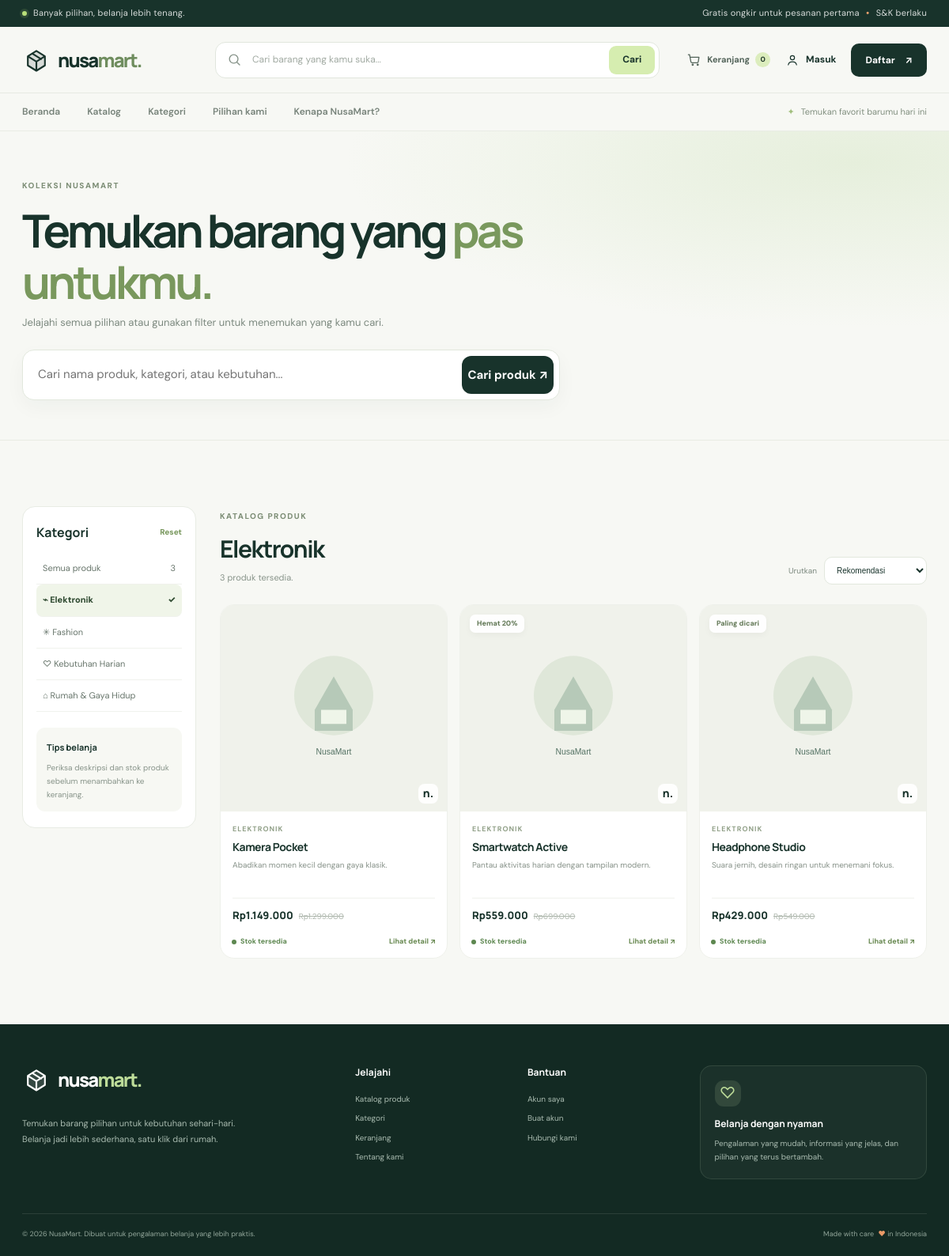
The app's page /katalog.php?category=elektronik with its own data.
### tables this page shows
CREATE TABLE categories (
  id BIGINT UNSIGNED NOT NULL AUTO_INCREMENT,
  name VARCHAR(100) NOT NULL,
  slug VARCHAR(120) NOT NULL,
  icon VARCHAR(20) NOT NULL DEFAULT '✦',
  description VARCHAR(255) DEFAULT NULL,
  is_active TINYINT(1) NOT NULL DEFAULT 1,
  created_at TIMESTAMP NOT NULL DEFAULT CURRENT_TIMESTAMP,
  PRIMARY KEY (id),
  UNIQUE KEY uq_categories_slug (slug),
  UNIQUE KEY uq_categories_name (name)
);

CREATE TABLE products (
  id BIGINT UNSIGNED NOT NULL AUTO_INCREMENT,
  category_id BIGINT UNSIGNED NOT NULL,
  name VARCHAR(180) NOT NULL,
  slug VARCHAR(200) NOT NULL,
  short_description VARCHAR(255) NOT NULL,
  description TEXT DEFAULT NULL,
  price DECIMAL(12,2) NOT NULL,
  sale_price DECIMAL(12,2) DEFAULT NULL,
  stock INT UNSIGNED NOT NULL DEFAULT 0,
  image_url VARCHAR(600) DEFAULT NULL,
  badge VARCHAR(40) DEFAULT NULL,
  is_featured TINYINT(1) NOT NULL DEFAULT 0,
  is_active TINYINT(1) NOT NULL DEFAULT 1,
  created_at TIMESTAMP NOT NULL DEFAULT CURRENT_TIMESTAMP,
  updated_at TIMESTAMP NOT NULL DEFAULT CURRENT_TIMESTAMP ON UPDATE CURRENT_TIMESTAMP,
  PRIMARY KEY (id),
  UNIQUE KEY uq_products_slug (slug),
  KEY idx_products_category_active (category_id, is_active),
  KEY idx_products_featured_active (is_featured, is_active),
  KEY idx_products_name (name),
  CONSTRAINT fk_products_category FOREIGN KEY (category_id) REFERENCES categories (id)
    ON UPDATE CASCADE ON DELETE RESTRICT
);

### includes/functions.php (called while the page is built, shortened)
<?php
function h(mixed $value): string
{
    return htmlspecialchars((string) $value, ENT_QUOTES | ENT_SUBSTITUTE, 'UTF-8');
}
function money_idr(mixed $amount): string
{
    return 'Rp' . number_format((float) $amount, 0, ',', '.');
}
function product_price(array $product): float
{
    if (isset($product['sale_price']) && $product['sale_price'] !== null
        && (float) $product['sale_price'] > 0
        && (float) $product['sale_price'] < (float) $product['price']) {
        return (float) $product['sale_price'];
    }
    return (float) $product['price'];
}

### katalog.php (the view, shortened to what this page needs)
<?php
$q = trim((string) ($_GET['q'] ?? ''));
$categorySlug = trim((string) ($_GET['category'] ?? ''));
$sort = (string) ($_GET['sort'] ?? 'recommended');
$page = max(1, (int) ($_GET['page'] ?? 1));
$perPage = 12;
$categories = [];
$products = [];
$totalProducts = 0;
$dbError = false;
$currentCategory = null;
$sortSql = [
    'recommended' => 'p.is_featured DESC, p.created_at DESC, p.id DESC',
    'newest' => 'p.created_at DESC, p.id DESC',
    'price_asc' => 'current_price ASC, p.name ASC',
    'price_desc' => 'current_price DESC, p.name ASC',
    'name' => 'p.name ASC',
][$sort];
try {
    $pdo = db();
    $categories = $pdo->query('SELECT id, name, slug, icon, description FROM categories WHERE is_active = 1 ORDER BY name')->fetchAll();
    if ($categorySlug !== '') {
        $categoryStmt = $pdo->prepare('SELECT id, name, slug FROM categories WHERE slug = :slug AND is_active = 1 LIMIT 1');
        $categoryStmt->execute(['slug' => $categorySlug]);
        $currentCategory = $categoryStmt->fetch() ?: null;
    }
    $where = ['p.is_active = 1'];
    $params = [];
    if ($categorySlug !== '') {
        if ($currentCategory) {
            $where[] = 'c.slug = :category_slug';
            $params['category_slug'] = $categorySlug;
        } else {
            $where[] = '1 = 0';
        }
    }
    $whereSql = implode(' AND ', $where);
    $countStmt = $pdo->prepare("SELECT COUNT(*) FROM products p INNER JOIN categories c ON c.id = p.category_id WHERE {$whereSql}");
    $countStmt->execute($params);
    $totalProducts = (int) $countStmt->fetchColumn();
    $pages = max(1, (int) ceil($totalProducts / $perPage));
    $page = min($page, $pages);
    $offset = ($page - 1) * $perPage;
    $sql = "SELECT p.id, p.name, p.short_description, p.description, p.price, p.sale_price, p.stock, p.image_url, p.badge, p.is_featured, p.created_at, c.name AS category_name, c.slug AS category_slug, CASE WHEN p.sale_price IS NOT NULL AND p.sale_price > 0 AND p.sale_price < p.price THEN p.sale_price ELSE p.price END AS current_price FROM products p INNER JOIN categories c ON c.id = p.category_id WHERE {$whereSql} ORDER BY {$sortSql} LIMIT :limit OFFSET :offset";
    $stmt = $pdo->prepare($sql);
    foreach ($params as $key => $value) $stmt->bindValue(':' . $key, $value, PDO::PARAM_STR);
    $stmt->bindValue(':limit', $perPage, PDO::PARAM_INT);
    $stmt->bindValue(':offset', $offset, PDO::PARAM_INT);
    $stmt->execute();
    $products = $stmt->fetchAll();
} catch (Throwable $exception) {
    $dbError = true;
    $pages = 1;
    $categories = [];
}
function katalog_url(array $overrides = []): string {
    $values = [
        'q' => trim((string) ($_GET['q'] ?? '')),
        'category' => trim((string) ($_GET['category'] ?? '')),
        'sort' => (string) ($_GET['sort'] ?? 'recommended'),
        'page' => max(1, (int) ($_GET['page'] ?? 1)),
    ];
    foreach ($overrides as $key => $value) $values[$key] = $value;
    $values = array_filter($values, static fn($value) => $value !== '' && $value !== null && $value !== 'recommended' && !($value === 1 || $value === '1'));
    return 'katalog.php' . ($values ? '?' . http_build_query($values) : '');
}
?>
<!doctype html>
<html lang="id">
<head>
    <link rel="stylesheet" href="assets/css/style.css">
</head>
<body>
<?php require __DIR__ . '/includes/site-header.php'; ?>
<main>
    <section class="catalog-hero"><div class="container"><span class="eyebrow">KOLEKSI NUSAMART</span><h1>Temukan barang yang <span>pas untukmu.</span></h1><p>Jelajahi semua pilihan atau gunakan filter untuk menemukan yang kamu cari.</p>
        <form class="catalog-search" action="katalog.php" method="get"><label class="sr-only" for="catalog-q">Cari produk</label><input id="catalog-q" type="search" name="q" value="<?= h($q) ?>" placeholder="Cari nama produk, kategori, atau kebutuhan..."><button class="button button-dark" type="submit">Cari produk ↗</button></form>
    </div></section>
    <section class="container catalog-layout section-space">
        <aside class="catalog-sidebar"><div class="sidebar-heading"><h2>Kategori</h2><a href="katalog.php">Reset</a></div>
            <a class="category-filter <?= $categorySlug === '' ? 'is-active' : '' ?>" href="<?= h(katalog_url(['category' => '', 'page' => 1])) ?>">Semua produk <span><?= $totalProducts ?></span></a>
            <?php foreach ($categories as $category): ?><a class="category-filter <?= $categorySlug === $category['slug'] ? 'is-active' : '' ?>" href="<?= h(katalog_url(['category' => $category['slug'], 'page' => 1])) ?>"><span><?= h($category['icon'] ?? '✦') ?> <?= h($category['name']) ?></span><?php if ($categorySlug === $category['slug']): ?><span>✓</span><?php endif; ?></a><?php endforeach; ?>
            <div class="sidebar-note"><strong>Tips belanja</strong><p>Periksa deskripsi dan stok produk sebelum menambahkan ke keranjang.</p></div>
        </aside>
        <div class="catalog-results">
            <div class="catalog-results-heading"><div><span class="eyebrow">KATALOG PRODUK</span><h2><?php if ($currentCategory) echo h($currentCategory['name']); elseif ($q !== '') echo 'Hasil: “' . h($q) . '”'; else echo 'Semua produk'; ?></h2><p><?= $totalProducts ?> produk tersedia<?= $q !== '' ? ' untuk pencarian ini' : '' ?>.</p></div>
                <form action="katalog.php" method="get" class="sort-form">
                    <label for="sort">Urutkan</label><select id="sort" name="sort" onchange="this.form.submit()"><option value="recommended" <?= $sort === 'recommended' ? 'selected' : '' ?>>Rekomendasi</option></select>
                </form>
            </div>
            <?php if ($dbError): ?><div class="form-alert form-alert-error">Database belum terhubung. Nyalakan MySQL dan impor database.sql.</div>
            <?php elseif (!$products): ?><div class="empty-state"><span>⌕</span><h3>Produk belum ditemukan.</h3><p>Coba kata kunci lain atau pilih kategori berbeda.</p><a href="katalog.php" class="button button-dark">Tampilkan semua produk</a></div>
            <?php else: ?>
                <div class="product-grid catalog-product-grid">
                <?php foreach ($products as $index => $product): $price = product_price($product); $discount = $price < (float) $product['price']; ?>
                    <article class="product-card" style="--card-delay: <?= (int) ($index % 12) * 35 ?>ms">
                        <a class="product-card-link" href="detail.php?id=<?= (int) $product['id'] ?>">
                            <div class="product-image-wrap"><img class="product-image" src="<?= h($product['image_url'] ?: 'assets/img/product-placeholder.svg') ?>" alt="<?= h($product['name']) ?>" loading="lazy"><?php if (!empty($product['badge'])): ?><span class="product-badge"><?= h($product['badge']) ?></span><?php endif; ?><span class="product-image-mark" aria-hidden="true">n.</span></div>
                            <div class="product-card-info"><span class="product-category"><?= h($product['category_name']) ?></span><h3><?= h($product['name']) ?></h3><p><?= h($product['short_description']) ?></p><div class="product-price-row"><strong><?= h(money_idr($price)) ?></strong><?php if ($discount): ?><del><?= h(money_idr($product['price'])) ?></del><?php endif; ?></div></div>
                        </a>
                        <div class="catalog-card-bottom"><span class="stock-label <?= (int) $product['stock'] > 0 ? 'stock-available' : 'stock-empty' ?>"><?= (int) $product['stock'] > 0 ? 'Stok tersedia' : 'Stok habis' ?></span><a class="mini-link" href="detail.php?id=<?= (int) $product['id'] ?>">Lihat detail ↗</a></div>
                    </article>
                <?php endforeach; ?>
                </div>
            <?php endif; ?>
        </div>
    </section>
</main>
<?php require __DIR__ . '/includes/site-footer.php'; ?><div class="toast" id="toast" role="status" aria-live="polite"></div><script src="assets/js/app.js" defer></script>
</body></html>

### records on screen
categories: icon "⌁", name "Elektronik"
categories: icon "✳", name "Fashion"
categories: icon "♡", name "Kebutuhan Harian"
categories: icon "⌂", name "Rumah & Gaya Hidup"
products: category.name "ELEKTRONIK", name "Kamera Pocket", short_description "Abadikan momen kecil dengan gaya klasik.", sale_price "Rp1.149.000", price "Rp1.299.000", stock "Stok tersedia"
products: badge "Hemat 20%", category.name "ELEKTRONIK", name "Smartwatch Active", short_description "Pantau aktivitas harian dengan tampilan modern.", sale_price "Rp559.000", price "Rp699.000", stock "Stok tersedia"
products: badge "Paling dicari", category.name "ELEKTRONIK", name "Headphone Studio", short_description "Suara jernih, desain ringan untuk menemani fokus.", sale_price "Rp429.000", price "Rp549.000", stock "Stok tersedia"

### other values on screen
get_cart_count() "0"
$totalProducts "3"
